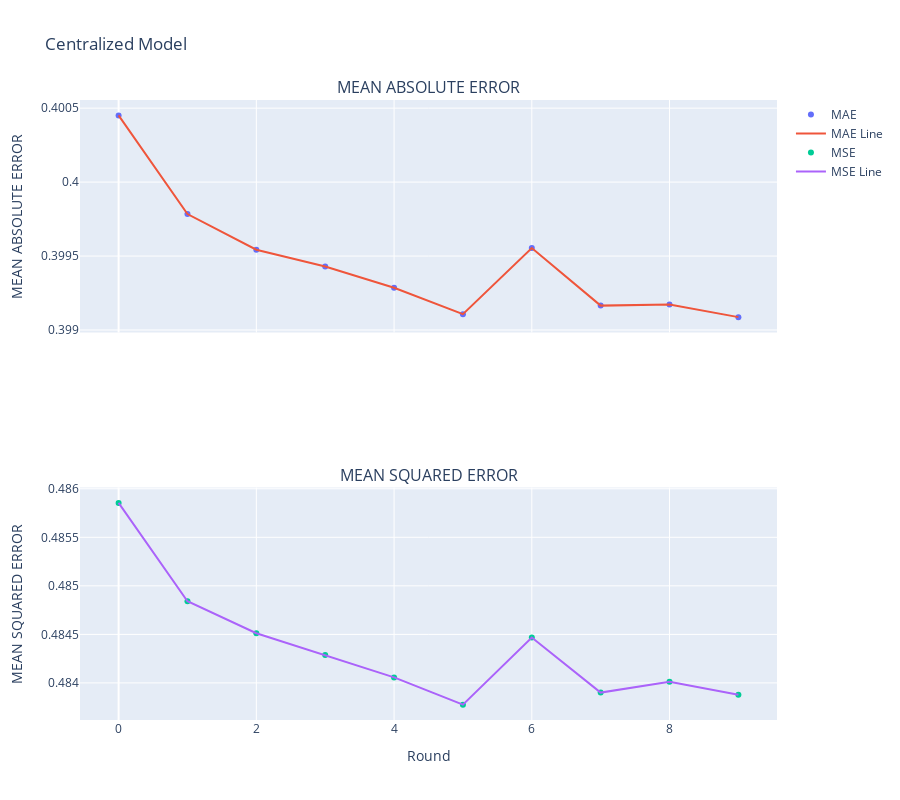

Notebook code for this chart:
### Code cell
import plotly.express as px
import plotly.graph_objects as go
from plotly.subplots import make_subplots

rounds = np.arange(0,len(history.history['loss']))
loss = history.history['loss']
acc = history.history['mean_absolute_error']

fig = make_subplots(rows=2, cols=1, shared_xaxes=True, 
                    subplot_titles=("MEAN ABSOLUTE ERROR", "MEAN SQUARED ERROR"))

# Add scatter plot for accuracy
fig.add_trace(go.Scatter(x=rounds, y=acc, mode='markers', name='MAE'), row=1, col=1)
# Add line plot for accuracy
fig.add_trace(go.Scatter(x=rounds, y=acc, mode='lines', name='MAE Line'), row=1, col=1)

# Add scatter plot for loss
fig.add_trace(go.Scatter(x=rounds, y=loss, mode='markers', name='MSE'), row=2, col=1)
# Add line plot for loss
fig.add_trace(go.Scatter(x=rounds, y=loss, mode='lines', name='MSE Line'), row=2, col=1)

# Update layout
fig.update_layout(
    height=800,  # Height of the figure
    title_text="Centralized Model",
)

# Update x-axis for all subplots
fig.update_xaxes(title_text="Round", row=2, col=1)
# Update y-axis for each subplot
fig.update_yaxes(title_text="MEAN ABSOLUTE ERROR", row=1, col=1)
fig.update_yaxes(title_text="MEAN SQUARED ERROR", row=2, col=1)

# Show the plot
fig.show()

### Figure 1 — Plotly figure (JSON) as saved in the notebook; plotly's stock layout.template omitted (floating-point values rounded to 4 significant figures)
{"data": [{"mode": "markers", "name": "MAE", "type": "scatter", "x": [0, 1, 2, 3, 4, 5, 6, 7, 8, 9], "xaxis": "x", "y": [0.4005, 0.3998, 0.3995, 0.3994, 0.3993, 0.3991, 0.3996, 0.3992, 0.3992, 0.3991], "yaxis": "y"}, {"mode": "lines", "name": "MAE Line", "type": "scatter", "x": [0, 1, 2, 3, 4, 5, 6, 7, 8, 9], "xaxis": "x", "y": [0.4005, 0.3998, 0.3995, 0.3994, 0.3993, 0.3991, 0.3996, 0.3992, 0.3992, 0.3991], "yaxis": "y"}, {"mode": "markers", "name": "MSE", "type": "scatter", "x": [0, 1, 2, 3, 4, 5, 6, 7, 8, 9], "xaxis": "x2", "y": [0.4859, 0.4848, 0.4845, 0.4843, 0.4841, 0.4838, 0.4845, 0.4839, 0.484, 0.4839], "yaxis": "y2"}, {"mode": "lines", "name": "MSE Line", "type": "scatter", "x": [0, 1, 2, 3, 4, 5, 6, 7, 8, 9], "xaxis": "x2", "y": [0.4859, 0.4848, 0.4845, 0.4843, 0.4841, 0.4838, 0.4845, 0.4839, 0.484, 0.4839], "yaxis": "y2"}], "layout": {"annotations": [{"font": {"size": 16}, "showarrow": false, "text": "MEAN ABSOLUTE ERROR", "x": 0.5, "xanchor": "center", "xref": "paper", "y": 1, "yanchor": "bottom", "yref": "paper"}, {"font": {"size": 16}, "showarrow": false, "text": "MEAN SQUARED ERROR", "x": 0.5, "xanchor": "center", "xref": "paper", "y": 0.375, "yanchor": "bottom", "yref": "paper"}], "height": 800, "title": {"text": "Centralized Model"}, "xaxis": {"anchor": "y", "domain": [0, 1], "matches": "x2", "showticklabels": false}, "xaxis2": {"anchor": "y2", "domain": [0, 1], "title": {"text": "Round"}}, "yaxis": {"anchor": "x", "domain": [0.625, 1], "title": {"text": "MEAN ABSOLUTE ERROR"}}, "yaxis2": {"anchor": "x2", "domain": [0, 0.375], "title": {"text": "MEAN SQUARED ERROR"}}}}
